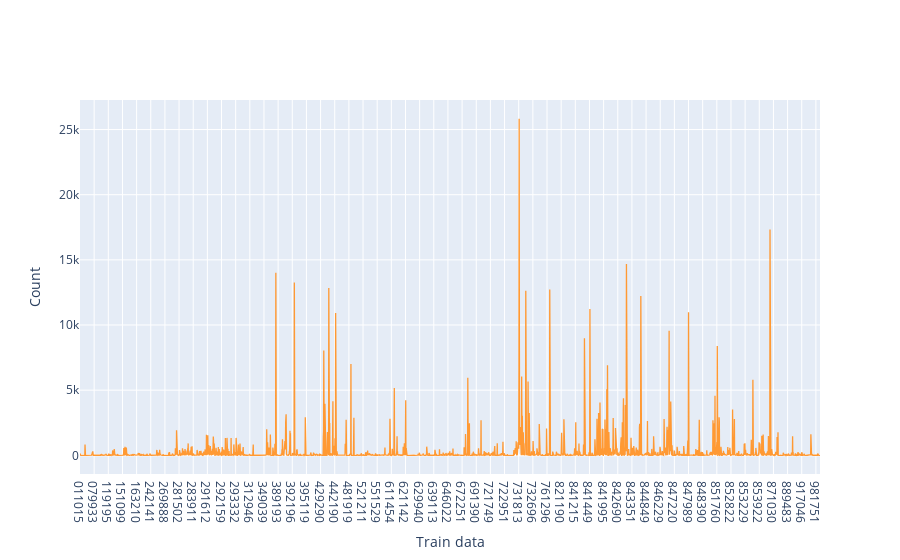

Notebook code for this chart:
### Code cell
layout = go.Layout(xaxis_title="Train data", yaxis_title="Count", xaxis=dict(type='category'))
fig = train.iplot(kind = 'line', bins = 3243,layout=layout)

### Figure 1 — Plotly figure (JSON) as saved in the notebook; plotly's stock layout.template omitted (floating-point values rounded to 4 significant figures; data arrays with more than 128 entries replaced by an {"elided": "..."} marker saying what was removed)
{"data": [{"line": {"color": "rgba(255, 153, 51, 1.0)", "dash": "solid", "shape": "linear", "width": 1.3}, "mode": "lines", "name": "description_text", "text": "", "type": "scatter", "x": {"elided": "3243 str values"}, "y": {"elided": "3243 int values"}}], "layout": {"xaxis": {"title": {"text": "Train data"}, "type": "category"}, "yaxis": {"title": {"text": "Count"}}}}
